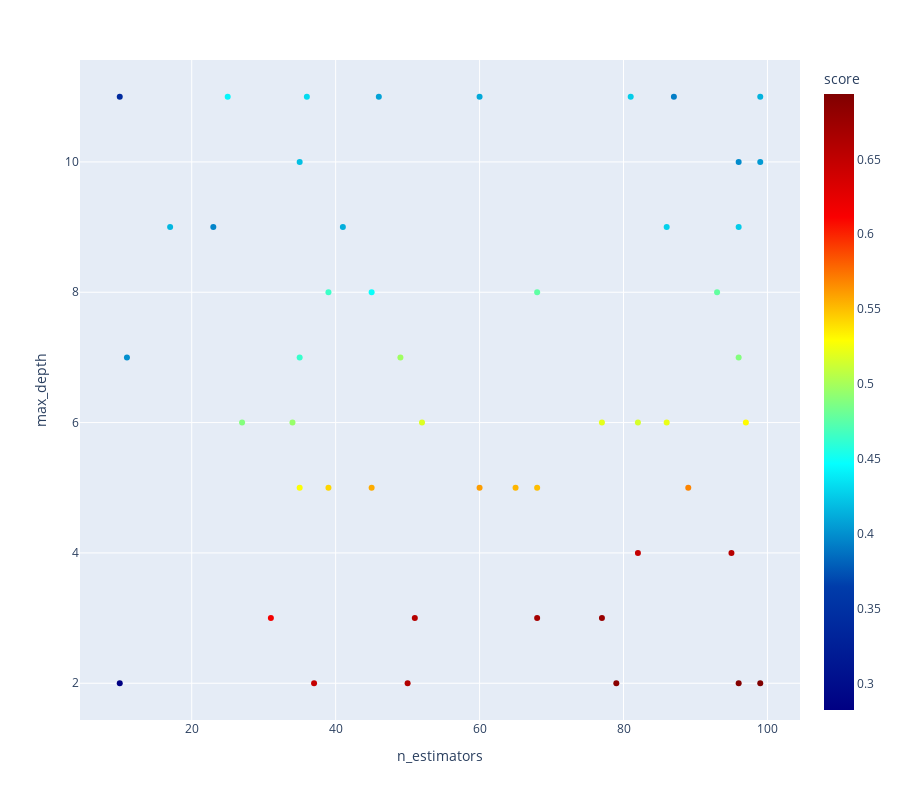

Notebook code cell kept with this figure:
### Code cell
fig = px.scatter(search_data_gbr_0, 
                 x="n_estimators", 
                 y="max_depth", 
                 color="score", 
                 color_continuous_scale=color_scale)

fig.update_layout(width=900, height=800)
fig.show()

### Figure 1 — Plotly figure (JSON) as saved in the notebook; plotly's stock layout.template omitted (floating-point values rounded to 4 significant figures)
{"data": [{"hovertemplate": "n_estimators=%{x}<br>max_depth=%{y}<br>score=%{marker.color}<extra></extra>", "legendgroup": "", "marker": {"color": [0.5687, 0.408, 0.5428, 0.4648, 0.5502, 0.4763, 0.2823, 0.4148, 0.6936, 0.3392, 0.3954, 0.6899, 0.5607, 0.6766, 0.6164, 0.6684, 0.4634, 0.4105, 0.4201, 0.6469, 0.4432, 0.4482, 0.4317, 0.3922, 0.4884, 0.5527, 0.3977, 0.6582, 0.3994, 0.4273, 0.5223, 0.5561, 0.5206, 0.6868, 0.6472, 0.4887, 0.4773, 0.4977, 0.4257, 0.518, 0.495, 0.4043, 0.5156, 0.5282, 0.6598, 0.6565, 0.4166, 0.4252, 0.4126, 0.53], "coloraxis": "coloraxis", "symbol": "circle"}, "mode": "markers", "name": "", "orientation": "v", "showlegend": false, "type": "scatter", "x": [89, 46, 39, 39, 68, 68, 10, 99, 99, 10, 23, 96, 60, 77, 31, 68, 35, 60, 35, 37, 25, 45, 36, 87, 96, 65, 96, 51, 11, 86, 86, 45, 77, 79, 82, 27, 93, 49, 81, 52, 34, 99, 82, 35, 50, 95, 17, 96, 41, 97], "xaxis": "x", "y": [5, 11, 5, 8, 5, 8, 2, 11, 2, 11, 9, 2, 5, 3, 3, 3, 7, 11, 10, 2, 11, 8, 11, 11, 7, 5, 10, 3, 7, 9, 6, 5, 6, 2, 4, 6, 8, 7, 11, 6, 6, 10, 6, 5, 2, 4, 9, 9, 9, 6], "yaxis": "y"}], "layout": {"coloraxis": {"colorbar": {"title": {"text": "score"}}, "colorscale": [[0, "rgb(0,0,131)"], [0.2, "rgb(0,60,170)"], [0.4, "rgb(5,255,255)"], [0.6, "rgb(255,255,0)"], [0.8, "rgb(250,0,0)"], [1, "rgb(128,0,0)"]]}, "height": 800, "legend": {"tracegroupgap": 0}, "margin": {"t": 60}, "width": 900, "xaxis": {"anchor": "y", "domain": [0, 1], "title": {"text": "n_estimators"}}, "yaxis": {"anchor": "x", "domain": [0, 1], "title": {"text": "max_depth"}}}}
